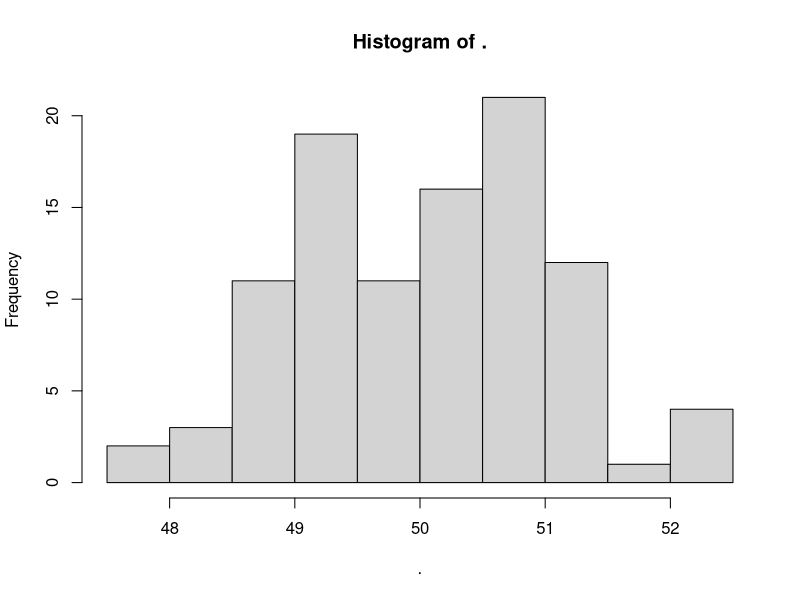
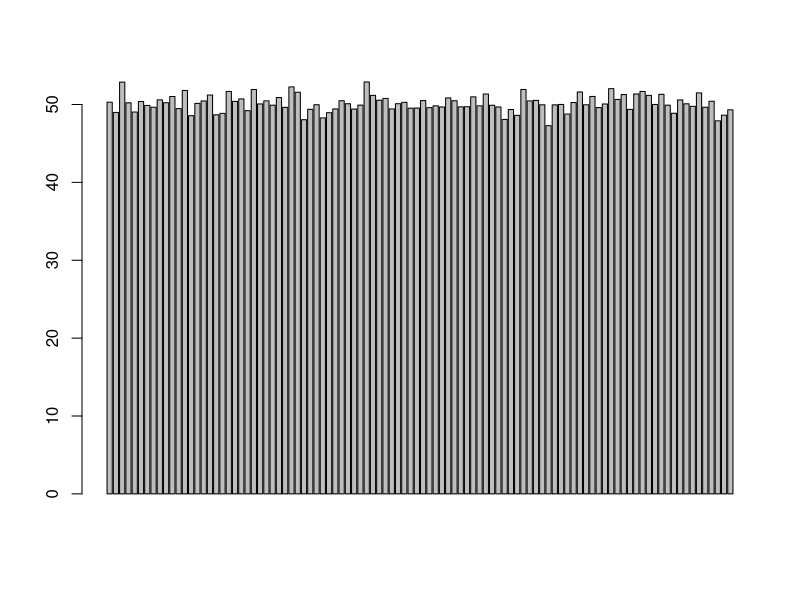

These figures' R source, in order:
## ---- chunk 1
library(tidyverse)
knitr::opts_chunk$set(echo = TRUE)
## ---- chunk 2
set.seed(2)
rnorm(100,50) 
rnorm(100,50) %>% hist()
rnorm(100,50) %>% barplot()


a = rnorm(10, mean = 3, sd = 1)
b = rnorm(10, mean = 5, sd = 1)
 
